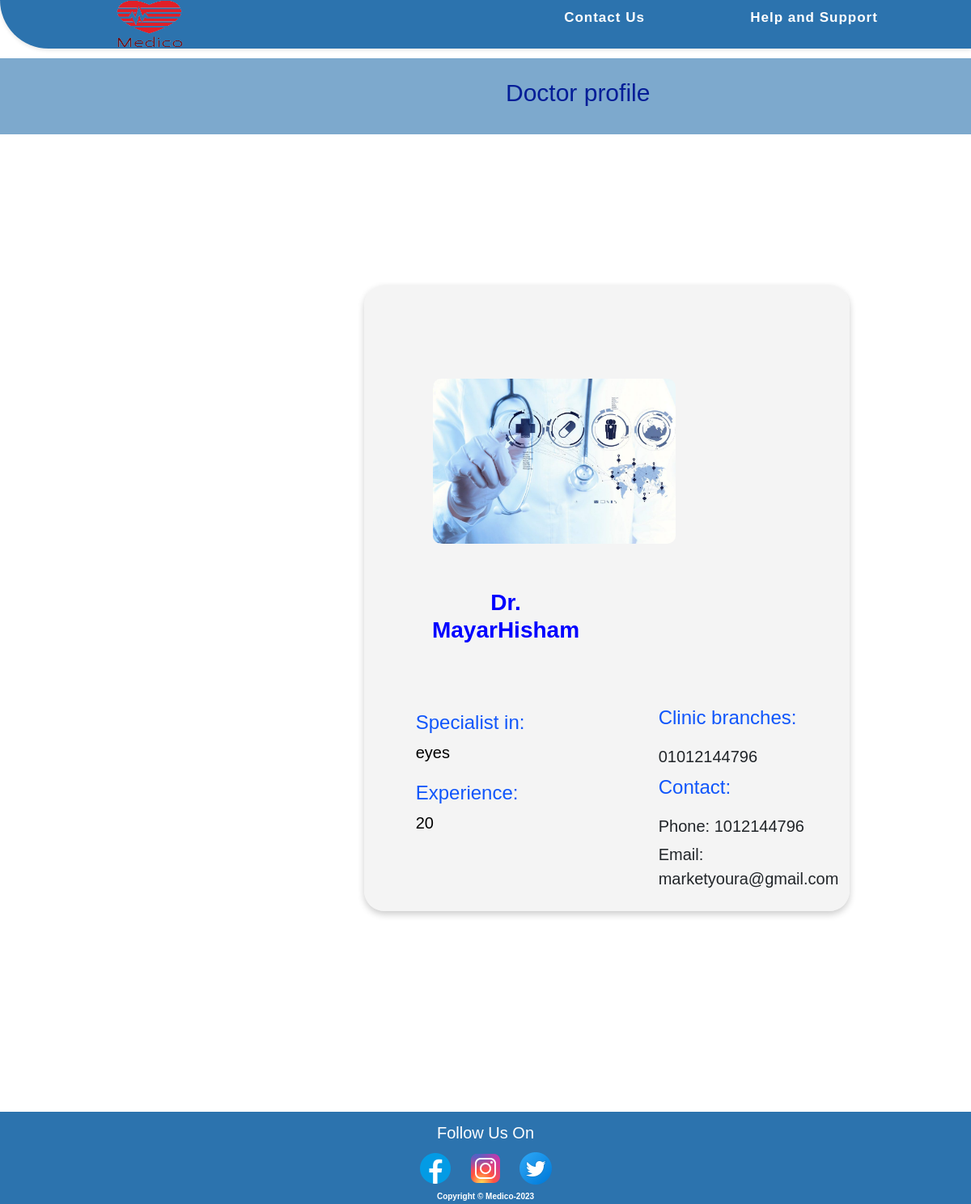
Page /shared/profile.php?view=13 on the committed database.
### tables this page shows
CREATE TABLE `doctors` (
  `id` int(11) NOT NULL,
  `dfirst_name` varchar(255) NOT NULL,
  `dlast_name` varchar(255) NOT NULL,
  `date_of_birth` date NOT NULL,
  `profession_practice` mediumtext DEFAULT NULL,
  `years_of_exp` int(11) NOT NULL,
  `daddress` varchar(255) NOT NULL,
  `phone` int(11) NOT NULL,
  `doctor_syndicate` mediumtext DEFAULT NULL,
  `email` varchar(255) NOT NULL,
  `specialization` varchar(255) NOT NULL,
  `password` int(11) NOT NULL,
  `image` mediumtext DEFAULT NULL,
  `accepted` varchar(255) NOT NULL,
  `blocked` varchar(255) NOT NULL
);

### shared/profile.php (the view, shortened to what this page needs)
<?php
include "./conn.php";
if (isset($_GET['view'])) {
    $id = $_GET['view'];
    $select = "SELECT * FROM `doctors` WHERE id = $id";
    $sel = mysqli_query($connect, $select);
    $row = mysqli_fetch_assoc($sel);
?>
    <!DOCTYPE html>
    <html lang="en">
    <head>
        <link href="https://cdn.jsdelivr.net/npm/bootstrap@5.3.0-alpha3/dist/css/bootstrap.min.css" rel="stylesheet">
        <link rel="stylesheet" href="../CSS/style.css">
        <link rel="stylesheet" href="../CSS/footer.css">
        <link rel="stylesheet" href="../CSS/doctorprofile.css">
    </head>
    <body>
        <nav>
            <div class="logo">
                <a href="#"><img src="../Images/Medico_Logo_2_Final-removebg-preview-1.png" alt="Medico Logo"></a>
            </div>
            <ul class="nav-links" style="margin-left:400px">
                <li><a href="#">Contact Us</a></li>
                <li><a href="#">Help and Support</a></li>
            </ul>
        </nav>
        <div class="header" style="display: flex; align-items: center; background-color: #2c73ae9c; color: rgb(4, 29, 151); padding: 15px; margin-top: 12px;">
            <h2 style="text-align: center; font-size: 30px; margin-left: 600px; padding: 10px;">Doctor profile </h2>
        </div>
        <div class="cont1">
            <div class="navbar">
            </div>
            <br><br><br><br><br>
            <div class="conent">
                <div class="card_doctor" style="margin-top:50px; margin-left:450px; height:max-content ">
                    <div class="image">
                        <br><br><br><br>
                        <img src="../upload/<?php echo $row['image'] ?>" alt="Doctor's photo">
                    </div>
                    <div class="details">
                        <?php foreach ($sel as $s) { ?>
                            <br><br><br><br>
                            <h2 style="text-align: center; margin-top: -50px; margin-bottom:80px; margin-right: 300px;">Dr. <?php echo $s['dfirst_name'] . $s['dlast_name']; ?>
                            </h2>
                            <p>Specialist in: <br> <span><?php echo $s['specialization']; ?> </span> </p>
                            <p>Experience: <br> <span><?php echo $s['years_of_exp']; ?> </span> </p>
                            <div class="uls">
                                <p>Clinic branches:</p>
                                <ul>
                                    <li><?php echo $s['daddress']; ?> </li>
                                </ul>
                                <p>Contact:</p>
                                <ul>
                                    <li>Phone: <?php echo $s['phone']; ?> </li>
                                    <li>Email: <?php echo $s['email']; ?> </li>
                                </ul>
                            </div>
                    </div>
                </div>
            </div>
        </div>
        <br>
        <br>
<?php
                        }
                    }
?>
<footer>
    <div class="sticky-footer">
        <div class="footer-content">
            <p style="color:white">Follow Us On</p>
            <ul class="social-icons">
                <li><a href="#"><img src="../images/facebook-logo.png" alt="Facebook Icon"></a></li>
                <li><a href="#"><img src="../images/instagram-logo.png" alt="Instagram Icon"></a></li>
                <li><a href="#"><img src="../images/twitter-logo.png" alt="Twitter Icon"></a></li>
            </ul>
        </div>
        <div class="footer-info">
            <h6>Copyright &copy Medico-2023</h6>
        </div>
    </div>
</footer>
    </body>
    </html>

### CSS/style.css (style rules this page uses)
* { padding: 0; margin: 0; box-sizing: border-box; font-family: 'Poppins', sans-serif; }
nav { display: flex; justify-content: space-between; align-items: center; background-color: #2c73ae; height: 60px; padding: 0 50px; box-shadow: 0px 2px 5px rgba(0, 0, 0, 0.1); border-bottom-left-radius: 60px; }
.logo { width: 100px; height: 100px; margin-left: 10px; }
.logo img { width: 250px; height: 100px; }
.nav-links { display: flex; justify-content: space-around; width: 50%; }
.nav-links li { list-style: none; }
.nav-links a { color: #ffffff; text-decoration: none; font-weight: bold; font-size: 17px; letter-spacing: 1px; }
.nav-links li { opacity: 1; transition: opacity 0.5s ease-in-out; margin: 10px 0; }
.image { display: flex; flex-direction: column; align-items: center; }
.image img { width: 200px; height: 200px; object-fit: cover; margin-bottom: 10px; }

### CSS/footer.css (style rules this page uses)
body { min-height: 100vh; }
footer { background-color: #2c73ae; padding: 3px 0; font-size: 14px; color: #fff; }
.sticky-footer { position: sticky; top: 100%; }
footer p { margin: 0; line-height: 1.5; font-size: 20px; text-align: center; }
footer ul { margin: 0; padding: 0; list-style: none; }
footer ul li { display: inline-block; margin-left: 10px; }
footer ul li:first-child { margin-left: 0; }
a { color: #253bbc; text-decoration: none; }
footer h6 { font-size: 10px; font-weight: bold; color: white; text-align: center; }
.social-icons { text-align: center; margin: 5px 30px; }
html { height: 100%; }
body { display: flex; flex-direction: column; min-height: 100%; }
footer { margin-top: auto; }

### CSS/doctorprofile.css (style rules this page uses)
.card_doctor { width: max-content; height: 580px; display: flex; flex-wrap: wrap; justify-content: center; align-items: center; max-width: 600px; margin-top: -580px; margin-bottom: 200px; padding: 20px; box-shadow: 0 4px 8px rgba(0, 0, 0, 0.2); border-radius: 25px; margin-left: 250px; background-color: #ededed97; }
.image { flex: 1; margin-right: 100px; }
.image img { width: 300px; height: auto; border-radius: 10px; margin-left: -30px; }
.details { flex: 2; text-align: left; margin-left: 50px; }
.details h2 { font-size: 28px; margin-bottom: 10px; color: blue; margin: 0 0 20px 0; font-weight: bolder; }
.details p { font-size: 24px; margin-bottom: 5px; margin: 0 0 15px 0; color: rgb(16, 86, 251); }
.details ul { list-style: none; margin: 0; padding: 0; }
.details ul li { font-size: 20px; margin-bottom: 5px; }
span { font-size: 20px; margin-bottom: 5px; color: black; }
.uls { margin-top: -180px; margin-left: 300px; }

### rows in the picture
doctors: image (picture), dfirst_name "Mayar", dlast_name "Hisham", specialization "eyes", years_of_exp "20", daddress "01012144796", phone "1012144796", email "marketyoura@gmail.com"
